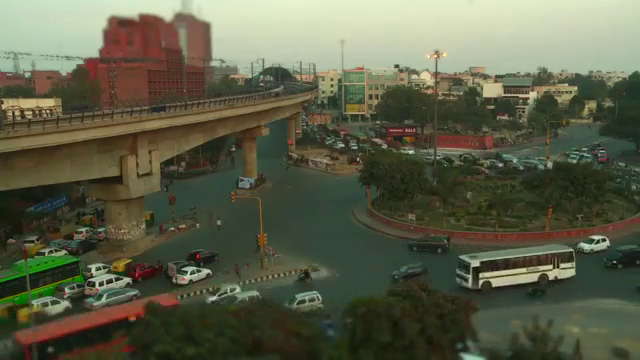
#> input picture frame 45 of indian traffic1.mp4, 640 x 360 px
$ python vehicledet.py
#> lines starting #> are read from the running program, lines starting #| are printed output that depends on the picture
import numpy as np
import cv2

#capture the video
cap = cv2.VideoCapture("indian traffic1.mp4")

#get the number of frames,fps,etc.
frames_count, fps, width, height = cap.get(cv2.CAP_PROP_FRAME_COUNT), cap.get(cv2.CAP_PROP_FPS), cap.get(cv2.CAP_PROP_FRAME_WIDTH), cap.get(cv2.CAP_PROP_FRAME_HEIGHT)

width = int(width)

height = int(height)

print(frames_count, fps, width, height)

sub = cv2.createBackgroundSubtractorMOG2()  # create background

#inform to start saving a video file
ret, frame = cap.read()  # import image
#> frame is the input picture: shape (360, 640, 3); mean B, G, R 71.6, 93.8, 91.6
ratio = 1.0

#get the width,height and channels of the frames
width2, height2, channels = frame.shape
#> width2 = 360; height2 = 640; channels = 3

#save the video in anew file
video = cv2.VideoWriter('traffic_counter.avi', cv2.VideoWriter_fourcc('M', 'J', 'P', 'G'), fps, (height2, width2), 1)

while True:
    ret, frame = cap.read()  # import image and check whether the video frames are captured properly
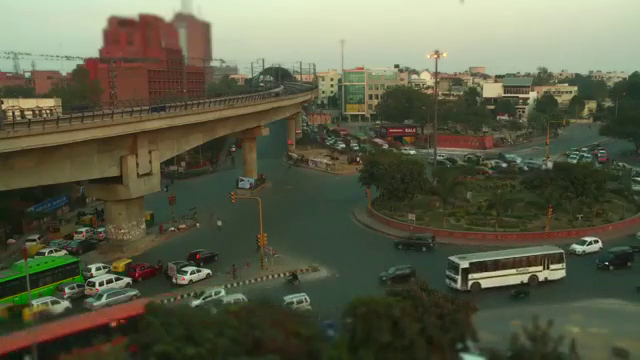
#> input picture frame 46 of indian traffic1.mp4, 640 x 360 px
#> frame is the input picture: shape (360, 640, 3); mean B, G, R 71.7, 93.8, 91.7
    if not ret: #if vid finish repeat
        frame = cv2.VideoCapture("indian traffic1.mp4")
        continue
    if ret:  # if there is a frame continue with code
        image = cv2.resize(frame, (0, 0), None, ratio, ratio)  # resize image

        cv2.imshow("image", image)
        gray = cv2.cvtColor(image, cv2.COLOR_BGR2GRAY)  # converts image to gray
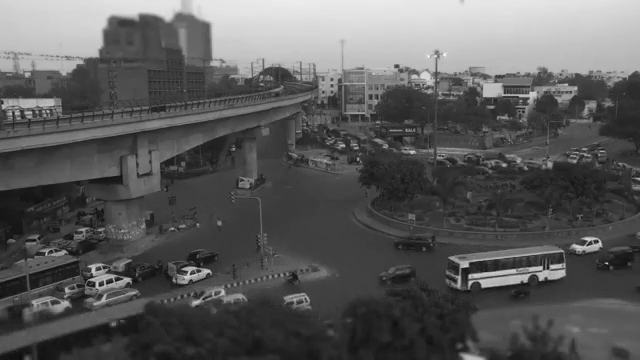
#> gray: shape (360, 640); min 11, max 247, mean 90.6
        cv2.imshow("gray", gray)
        fgmask = sub.apply(image)  # uses the background subtraction
#> fgmask: shape (360, 640); every value is 127
        cv2.imshow("fgmask", fgmask)


        kernel = cv2.getStructuringElement(cv2.MORPH_ELLIPSE, (5, 5))  # kernel to apply to the morphology

        closing = cv2.morphologyEx(fgmask, cv2.MORPH_CLOSE, kernel)

        opening = cv2.morphologyEx(closing, cv2.MORPH_OPEN, kernel)

        dilation = cv2.dilate(opening, kernel)
        cv2.imshow("dilation", dilation)
        retvalbin, bins = cv2.threshold(dilation, 220, 255, cv2.THRESH_BINARY)  # removes the shadows
#> bins: shape (360, 640); every value is 0

        # creates contours
        contours, hierarchy = cv2.findContours(bins, cv2.RETR_EXTERNAL, cv2.CHAIN_APPROX_SIMPLE)
#> contours = []

        minarea = 400
        # max area for contours, can be quite large for buses
        maxarea = 50000
        # vectors for the x and y locations of contour centroids in current frame
        cxx = np.zeros(len(contours))
#> cxx = empty array
        cyy = np.zeros(len(contours))
#> cyy = empty array
        #image = np.full((100,80,3), 12, np.uint8

        for i in range(len(contours)):  # cycles through all contours in current frame
            if hierarchy[0, i, 3] == -1:  # using hierarchy to only count parent contours (contours not within others)

                area = cv2.contourArea(contours[i])  # area of contour
                if minarea < area < maxarea:  # area threshold for contour
                    # calculating centroids of contours
                    cnt = contours[i]
                    M = cv2.moments(cnt)
                    cx = int(M['m10'] / M['m00'])
                    cy = int(M['m01'] / M['m00'])

                    # x,y is top left corner and w,h is width and height
                    x, y, w, h = cv2.boundingRect(cnt)
                    # creates a rectangle around contour
                    cv2.rectangle(image, (x, y), (x + w, y + h), (0, 255, 0), 2)
#> this loop made 0 passes

    cv2.imshow("countours", image)
    key = cv2.waitKey(100)
#> (key q is pressed here)

    #to terminate the execution
    if key == ord('q'):
       break
    ret=True

#detroys all the windows created
cv2.destroyAllWindows();
cap.release()

$ run again, starting later in the video
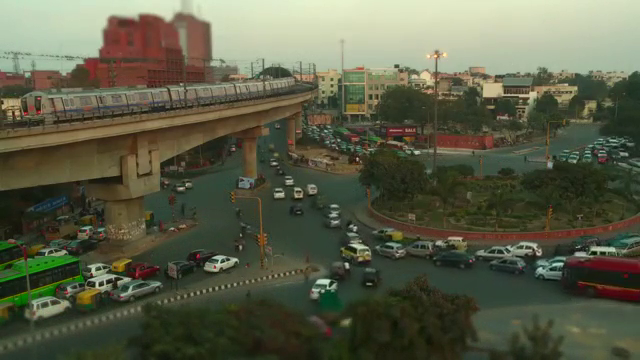
#> input picture frame 202 of indian traffic1.mp4, 640 x 360 px
#> frame is the input picture: shape (360, 640, 3); mean B, G, R 71.1, 92.9, 90.4
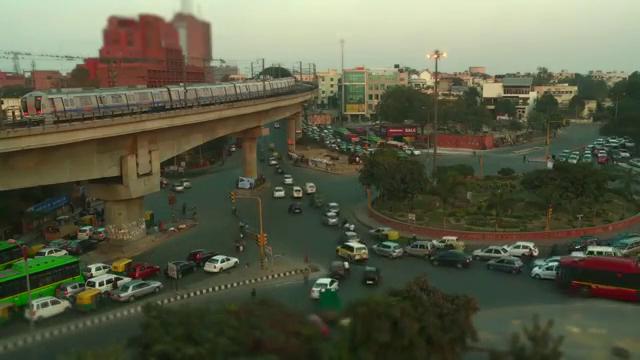
#> input picture frame 203 of indian traffic1.mp4, 640 x 360 px
#> frame is the input picture: shape (360, 640, 3); mean B, G, R 70.9, 92.8, 90.3
#> `gray = cv2.cvtColor(image, cv2.COLOR_BGR2GRAY)`:
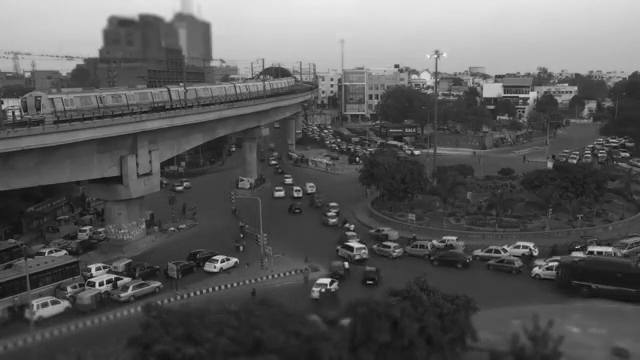
#> gray: shape (360, 640); min 5, max 244, mean 89.5
#> fgmask: shape (360, 640); every value is 127
#> bins: shape (360, 640); every value is 0
#> contours = []
#> cxx = empty array

$ run again, starting later in the video
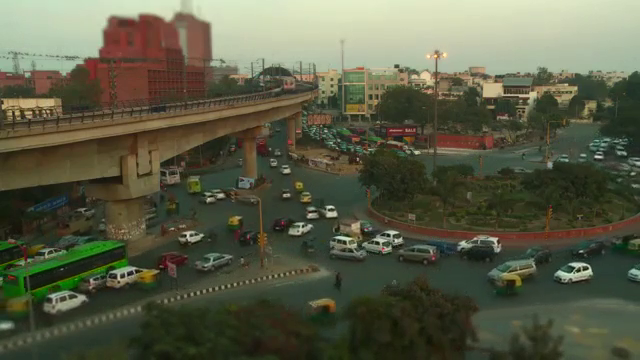
#> input picture frame 360 of indian traffic1.mp4, 640 x 360 px
#> frame is the input picture: shape (360, 640, 3); mean B, G, R 69.6, 91.6, 89.6
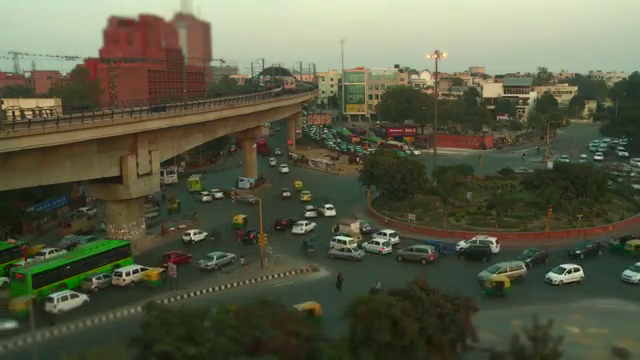
#> input picture frame 361 of indian traffic1.mp4, 640 x 360 px
#> frame is the input picture: shape (360, 640, 3); mean B, G, R 69.6, 91.7, 89.5
#> `gray = cv2.cvtColor(image, cv2.COLOR_BGR2GRAY)`:
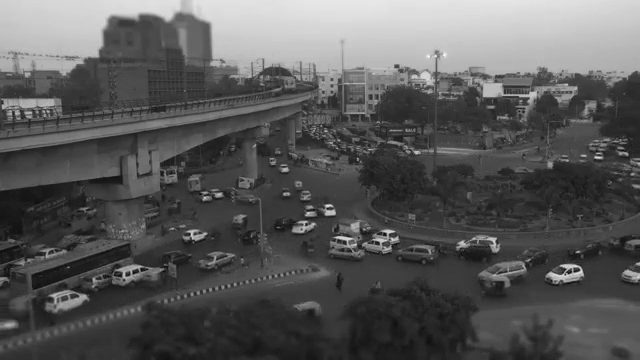
#> gray: shape (360, 640); min 5, max 246, mean 88.5
#> fgmask: shape (360, 640); every value is 127
#> bins: shape (360, 640); every value is 0
#> contours = []
#> cxx = empty array
